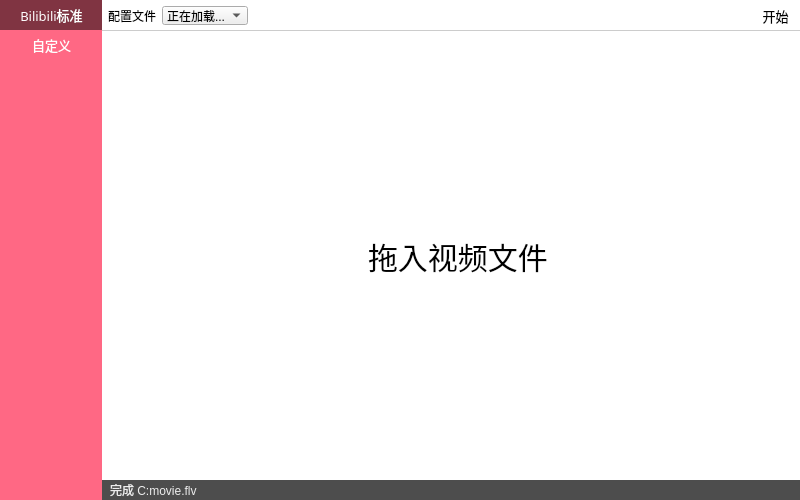
<?xml version="1.0" encoding="UTF-8"?>
<ui version="4.0">
 <class>MainWindow</class>
 <widget class="QMainWindow" name="MainWindow">
  <property name="geometry">
   <rect>
    <x>0</x>
    <y>0</y>
    <width>800</width>
    <height>500</height>
   </rect>
  </property>
  <property name="sizePolicy">
   <sizepolicy hsizetype="MinimumExpanding" vsizetype="MinimumExpanding">
    <horstretch>1</horstretch>
    <verstretch>1</verstretch>
   </sizepolicy>
  </property>
  <property name="minimumSize">
   <size>
    <width>800</width>
    <height>500</height>
   </size>
  </property>
  <property name="maximumSize">
   <size>
    <width>16777215</width>
    <height>16777215</height>
   </size>
  </property>
  <property name="font">
   <font>
    <family>Heiti SC</family>
   </font>
  </property>
  <property name="contextMenuPolicy">
   <enum>Qt::DefaultContextMenu</enum>
  </property>
  <property name="windowTitle">
   <string notr="true">压缩不好都是我们的错 － 战xx视频压缩工具</string>
  </property>
  <property name="toolTip">
   <string notr="true"/>
  </property>
  <property name="statusTip">
   <string notr="true"/>
  </property>
  <property name="whatsThis">
   <string notr="true"/>
  </property>
  <property name="accessibleName">
   <string notr="true"/>
  </property>
  <property name="accessibleDescription">
   <string notr="true"/>
  </property>
  <property name="styleSheet">
   <string notr="true">QMainWindow {
	background: white;
}</string>
  </property>
  <property name="locale">
   <locale language="Chinese" country="China"/>
  </property>
  <property name="windowFilePath">
   <string notr="true"/>
  </property>
  <property name="unifiedTitleAndToolBarOnMac">
   <bool>false</bool>
  </property>
  <widget class="QWidget" name="centralWidget">
   <property name="enabled">
    <bool>true</bool>
   </property>
   <property name="sizePolicy">
    <sizepolicy hsizetype="Preferred" vsizetype="Preferred">
     <horstretch>1</horstretch>
     <verstretch>1</verstretch>
    </sizepolicy>
   </property>
   <property name="focusPolicy">
    <enum>Qt::NoFocus</enum>
   </property>
   <property name="autoFillBackground">
    <bool>false</bool>
   </property>
   <property name="styleSheet">
    <string notr="true">#centralWidget {
	min-width: 600;	
	min-height: 500;
	spacing: 0;
}</string>
   </property>
   <layout class="QGridLayout" name="gridLayout_4">
    <property name="leftMargin">
     <number>0</number>
    </property>
    <property name="topMargin">
     <number>0</number>
    </property>
    <property name="rightMargin">
     <number>0</number>
    </property>
    <property name="bottomMargin">
     <number>0</number>
    </property>
    <property name="spacing">
     <number>0</number>
    </property>
    <item row="1" column="1">
     <widget class="QWidget" name="controlBar" native="true">
      <property name="autoFillBackground">
       <bool>false</bool>
      </property>
      <property name="styleSheet">
       <string notr="true">#controlBar {
	max-height: 30px;
	border-bottom: 1px solid rgba(0,0,0,0.2);
}
QToolButton {
	border: none;
	background-color: white;
}</string>
      </property>
      <layout class="QHBoxLayout" name="horizontalLayout_9">
       <property name="leftMargin">
        <number>6</number>
       </property>
       <property name="topMargin">
        <number>6</number>
       </property>
       <property name="rightMargin">
        <number>6</number>
       </property>
       <property name="bottomMargin">
        <number>6</number>
       </property>
       <item>
        <widget class="QLabel" name="label_3">
         <property name="text">
          <string>配置文件</string>
         </property>
        </widget>
       </item>
       <item>
        <widget class="QComboBox" name="configSelector">
         <property name="focusPolicy">
          <enum>Qt::NoFocus</enum>
         </property>
         <item>
          <property name="text">
           <string>正在加载...</string>
          </property>
         </item>
        </widget>
       </item>
       <item>
        <spacer name="horizontalSpacer_9">
         <property name="orientation">
          <enum>Qt::Horizontal</enum>
         </property>
         <property name="sizeHint" stdset="0">
          <size>
           <width>40</width>
           <height>20</height>
          </size>
         </property>
        </spacer>
       </item>
       <item>
        <widget class="QToolButton" name="startButton">
         <property name="cursor">
          <cursorShape>ArrowCursor</cursorShape>
         </property>
         <property name="focusPolicy">
          <enum>Qt::NoFocus</enum>
         </property>
         <property name="styleSheet">
          <string notr="true">#startButton {
	padding: 0;
	margin:0;
	font-size: 13px;
}</string>
         </property>
         <property name="text">
          <string>开始</string>
         </property>
         <property name="icon">
          <iconset resource="resource/mainwindow.qrc">
           <normaloff>:/start.png</normaloff>
           <normalon>:/stop.png</normalon>:/start.png</iconset>
         </property>
         <property name="iconSize">
          <size>
           <width>20</width>
           <height>20</height>
          </size>
         </property>
         <property name="checkable">
          <bool>true</bool>
         </property>
         <property name="checked">
          <bool>false</bool>
         </property>
         <property name="toolButtonStyle">
          <enum>Qt::ToolButtonTextBesideIcon</enum>
         </property>
         <property name="autoRaise">
          <bool>true</bool>
         </property>
        </widget>
       </item>
      </layout>
     </widget>
    </item>
    <item row="2" column="1">
     <widget class="QStackedWidget" name="filelistArea">
      <property name="acceptDrops">
       <bool>true</bool>
      </property>
      <property name="autoFillBackground">
       <bool>false</bool>
      </property>
      <property name="styleSheet">
       <string notr="true"/>
      </property>
      <property name="frameShape">
       <enum>QFrame::NoFrame</enum>
      </property>
      <property name="lineWidth">
       <number>0</number>
      </property>
      <property name="currentIndex">
       <number>0</number>
      </property>
      <widget class="QWidget" name="nofile">
       <layout class="QHBoxLayout" name="horizontalLayout_8">
        <item>
         <widget class="QWidget" name="dragHint" native="true">
          <property name="acceptDrops">
           <bool>true</bool>
          </property>
          <property name="styleSheet">
           <string notr="true">#dragHintText {
	font-size: 30px;	
}
</string>
          </property>
          <layout class="QGridLayout" name="gridLayout_3">
           <item row="1" column="2">
            <widget class="QLabel" name="dragHintText">
             <property name="text">
              <string>拖入视频文件</string>
             </property>
            </widget>
           </item>
           <item row="1" column="3">
            <spacer name="horizontalSpacer_7">
             <property name="orientation">
              <enum>Qt::Horizontal</enum>
             </property>
             <property name="sizeHint" stdset="0">
              <size>
               <width>40</width>
               <height>20</height>
              </size>
             </property>
            </spacer>
           </item>
           <item row="0" column="2">
            <spacer name="verticalSpacer_5">
             <property name="orientation">
              <enum>Qt::Vertical</enum>
             </property>
             <property name="sizeHint" stdset="0">
              <size>
               <width>20</width>
               <height>40</height>
              </size>
             </property>
            </spacer>
           </item>
           <item row="1" column="0">
            <spacer name="horizontalSpacer_8">
             <property name="orientation">
              <enum>Qt::Horizontal</enum>
             </property>
             <property name="sizeHint" stdset="0">
              <size>
               <width>40</width>
               <height>20</height>
              </size>
             </property>
            </spacer>
           </item>
           <item row="2" column="2">
            <spacer name="verticalSpacer_6">
             <property name="orientation">
              <enum>Qt::Vertical</enum>
             </property>
             <property name="sizeHint" stdset="0">
              <size>
               <width>20</width>
               <height>40</height>
              </size>
             </property>
            </spacer>
           </item>
           <item row="1" column="1">
            <widget class="QLabel" name="dragHintIcon">
             <property name="enabled">
              <bool>true</bool>
             </property>
             <property name="sizePolicy">
              <sizepolicy hsizetype="Fixed" vsizetype="Fixed">
               <horstretch>0</horstretch>
               <verstretch>0</verstretch>
              </sizepolicy>
             </property>
             <property name="maximumSize">
              <size>
               <width>80</width>
               <height>80</height>
              </size>
             </property>
             <property name="styleSheet">
              <string notr="true">#dragHintIcon {
	max-width: 80px;
	max-height: 80px;
}</string>
             </property>
             <property name="text">
              <string/>
             </property>
             <property name="textFormat">
              <enum>Qt::AutoText</enum>
             </property>
             <property name="pixmap">
              <pixmap resource="resource/mainwindow.qrc">:/drag.png</pixmap>
             </property>
             <property name="scaledContents">
              <bool>true</bool>
             </property>
             <property name="wordWrap">
              <bool>false</bool>
             </property>
             <property name="openExternalLinks">
              <bool>false</bool>
             </property>
            </widget>
           </item>
          </layout>
         </widget>
        </item>
       </layout>
      </widget>
      <widget class="QWidget" name="hasfile">
       <property name="sizePolicy">
        <sizepolicy hsizetype="Expanding" vsizetype="Expanding">
         <horstretch>0</horstretch>
         <verstretch>0</verstretch>
        </sizepolicy>
       </property>
       <property name="styleSheet">
        <string notr="true">QScrollArea {
	border: none;
	margin: 0;
}

</string>
       </property>
       <layout class="QVBoxLayout" name="verticalLayout_4">
        <property name="spacing">
         <number>0</number>
        </property>
        <property name="leftMargin">
         <number>0</number>
        </property>
        <property name="topMargin">
         <number>0</number>
        </property>
        <property name="rightMargin">
         <number>0</number>
        </property>
        <property name="bottomMargin">
         <number>0</number>
        </property>
       </layout>
      </widget>
     </widget>
    </item>
    <item row="3" column="1">
     <widget class="QWidget" name="notificationArea" native="true">
      <property name="sizePolicy">
       <sizepolicy hsizetype="Expanding" vsizetype="Fixed">
        <horstretch>0</horstretch>
        <verstretch>0</verstretch>
       </sizepolicy>
      </property>
      <property name="styleSheet">
       <string notr="true">#notificationArea {
	min-height: 20;
	max-height: 20;
}
#notification {
	padding-left: 5px;
	background-color: rgba(0, 0, 0, 0.7);
	color: rgba(255, 255, 255, 0.9);
}</string>
      </property>
      <layout class="QHBoxLayout" name="horizontalLayout_10">
       <property name="spacing">
        <number>0</number>
       </property>
       <property name="leftMargin">
        <number>0</number>
       </property>
       <property name="topMargin">
        <number>0</number>
       </property>
       <property name="rightMargin">
        <number>0</number>
       </property>
       <property name="bottomMargin">
        <number>0</number>
       </property>
       <item>
        <widget class="QLabel" name="notification">
         <property name="sizePolicy">
          <sizepolicy hsizetype="Preferred" vsizetype="Preferred">
           <horstretch>0</horstretch>
           <verstretch>0</verstretch>
          </sizepolicy>
         </property>
         <property name="text">
          <string>完成 C:movie.flv</string>
         </property>
        </widget>
       </item>
      </layout>
     </widget>
    </item>
    <item row="1" column="0" rowspan="3">
     <widget class="QListWidget" name="sidebar">
      <property name="enabled">
       <bool>true</bool>
      </property>
      <property name="sizePolicy">
       <sizepolicy hsizetype="Fixed" vsizetype="Expanding">
        <horstretch>0</horstretch>
        <verstretch>0</verstretch>
       </sizepolicy>
      </property>
      <property name="minimumSize">
       <size>
        <width>0</width>
        <height>0</height>
       </size>
      </property>
      <property name="maximumSize">
       <size>
        <width>16777215</width>
        <height>16777215</height>
       </size>
      </property>
      <property name="font">
       <font>
        <family>Heiti SC</family>
        <weight>75</weight>
        <bold>true</bold>
       </font>
      </property>
      <property name="focusPolicy">
       <enum>Qt::NoFocus</enum>
      </property>
      <property name="autoFillBackground">
       <bool>false</bool>
      </property>
      <property name="styleSheet">
       <string notr="true">#sidebar::item:selected {
	background-color: rgba(0, 0, 0, 0.5);
}

#sidebar::item {
	color: rgba(255, 255, 255, 1);
	background-color: transparent;
	padding: 5px;
	width: 100%;
}

#sidebar {
	border: none;
	background-color: rgb(255, 104, 132);
	text-align: center;
}</string>
      </property>
      <property name="frameShape">
       <enum>QFrame::NoFrame</enum>
      </property>
      <property name="frameShadow">
       <enum>QFrame::Plain</enum>
      </property>
      <property name="lineWidth">
       <number>0</number>
      </property>
      <property name="verticalScrollBarPolicy">
       <enum>Qt::ScrollBarAlwaysOff</enum>
      </property>
      <property name="horizontalScrollBarPolicy">
       <enum>Qt::ScrollBarAlwaysOff</enum>
      </property>
      <property name="sizeAdjustPolicy">
       <enum>QAbstractScrollArea::AdjustToContents</enum>
      </property>
      <property name="autoScroll">
       <bool>false</bool>
      </property>
      <property name="autoScrollMargin">
       <number>0</number>
      </property>
      <property name="showDropIndicator" stdset="0">
       <bool>false</bool>
      </property>
      <property name="dragEnabled">
       <bool>false</bool>
      </property>
      <property name="dragDropOverwriteMode">
       <bool>false</bool>
      </property>
      <property name="dragDropMode">
       <enum>QAbstractItemView::NoDragDrop</enum>
      </property>
      <property name="alternatingRowColors">
       <bool>false</bool>
      </property>
      <property name="iconSize">
       <size>
        <width>40</width>
        <height>40</height>
       </size>
      </property>
      <property name="textElideMode">
       <enum>Qt::ElideMiddle</enum>
      </property>
      <property name="movement">
       <enum>QListView::Static</enum>
      </property>
      <property name="flow">
       <enum>QListView::TopToBottom</enum>
      </property>
      <property name="isWrapping" stdset="0">
       <bool>false</bool>
      </property>
      <property name="resizeMode">
       <enum>QListView::Adjust</enum>
      </property>
      <property name="layoutMode">
       <enum>QListView::Batched</enum>
      </property>
      <property name="spacing">
       <number>0</number>
      </property>
      <property name="viewMode">
       <enum>QListView::IconMode</enum>
      </property>
      <property name="modelColumn">
       <number>0</number>
      </property>
      <property name="uniformItemSizes">
       <bool>false</bool>
      </property>
      <property name="wordWrap">
       <bool>false</bool>
      </property>
      <property name="selectionRectVisible">
       <bool>false</bool>
      </property>
      <property name="currentRow">
       <number>0</number>
      </property>
      <property name="sortingEnabled">
       <bool>false</bool>
      </property>
      <item>
       <property name="text">
        <string notr="true">Bilibili标准</string>
       </property>
       <property name="toolTip">
        <string notr="true"/>
       </property>
       <property name="statusTip">
        <string notr="true"/>
       </property>
       <property name="whatsThis">
        <string notr="true"/>
       </property>
       <property name="font">
        <font>
         <family>微软雅黑</family>
         <pointsize>10</pointsize>
         <weight>50</weight>
         <bold>false</bold>
        </font>
       </property>
       <property name="textAlignment">
        <set>AlignCenter</set>
       </property>
       <property name="background">
        <brush brushstyle="NoBrush">
         <color alpha="255">
          <red>0</red>
          <green>0</green>
          <blue>0</blue>
         </color>
        </brush>
       </property>
       <property name="icon">
        <iconset resource="resource/mainwindow.qrc">
         <normaloff>:/bilibili.png</normaloff>:/bilibili.png</iconset>
       </property>
       <property name="flags">
        <set>ItemIsSelectable|ItemIsEnabled</set>
       </property>
      </item>
      <item>
       <property name="text">
        <string>自定义</string>
       </property>
       <property name="font">
        <font>
         <family>微软雅黑</family>
         <pointsize>10</pointsize>
         <weight>50</weight>
         <bold>false</bold>
         <kerning>true</kerning>
        </font>
       </property>
       <property name="textAlignment">
        <set>AlignCenter</set>
       </property>
      </item>
     </widget>
    </item>
   </layout>
   <zorder>filelistArea</zorder>
   <zorder>controlBar</zorder>
   <zorder>notificationArea</zorder>
   <zorder>sidebar</zorder>
  </widget>
 </widget>
 <layoutdefault spacing="6" margin="11"/>
 <resources>
  <include location="resource/mainwindow.qrc"/>
 </resources>
 <connections/>
</ui>
